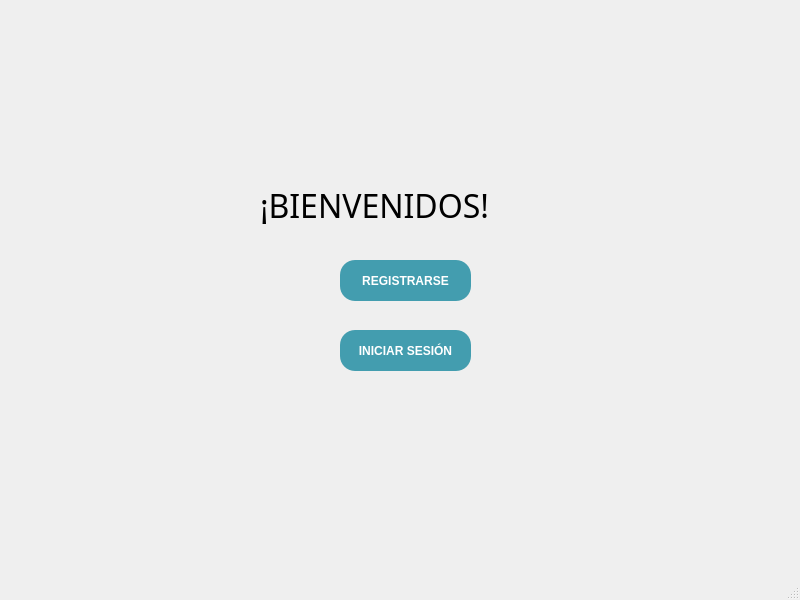
<?xml version="1.0" encoding="UTF-8"?>
<ui version="4.0">
 <class>MainWindow</class>
 <widget class="QMainWindow" name="MainWindow">
  <property name="geometry">
   <rect>
    <x>0</x>
    <y>0</y>
    <width>800</width>
    <height>600</height>
   </rect>
  </property>
  <property name="windowTitle">
   <string>MainWindow</string>
  </property>
  <widget class="QWidget" name="centralwidget">
   <widget class="QStackedWidget" name="stackedWidget">
    <property name="geometry">
     <rect>
      <x>0</x>
      <y>0</y>
      <width>771</width>
      <height>541</height>
     </rect>
    </property>
    <property name="currentIndex">
     <number>0</number>
    </property>
    <widget class="QWidget" name="page2">
     <widget class="QPushButton" name="BotonInicioS">
      <property name="geometry">
       <rect>
        <x>340</x>
        <y>330</y>
        <width>131</width>
        <height>41</height>
       </rect>
      </property>
      <property name="palette">
       <palette>
        <active>
         <colorrole role="WindowText">
          <brush brushstyle="SolidPattern">
           <color alpha="255">
            <red>255</red>
            <green>255</green>
            <blue>255</blue>
           </color>
          </brush>
         </colorrole>
         <colorrole role="Button">
          <brush brushstyle="SolidPattern">
           <color alpha="255">
            <red>67</red>
            <green>157</green>
            <blue>175</blue>
           </color>
          </brush>
         </colorrole>
         <colorrole role="Text">
          <brush brushstyle="SolidPattern">
           <color alpha="255">
            <red>255</red>
            <green>255</green>
            <blue>255</blue>
           </color>
          </brush>
         </colorrole>
         <colorrole role="ButtonText">
          <brush brushstyle="SolidPattern">
           <color alpha="255">
            <red>255</red>
            <green>255</green>
            <blue>255</blue>
           </color>
          </brush>
         </colorrole>
         <colorrole role="Base">
          <brush brushstyle="SolidPattern">
           <color alpha="255">
            <red>67</red>
            <green>157</green>
            <blue>175</blue>
           </color>
          </brush>
         </colorrole>
         <colorrole role="Window">
          <brush brushstyle="SolidPattern">
           <color alpha="255">
            <red>67</red>
            <green>157</green>
            <blue>175</blue>
           </color>
          </brush>
         </colorrole>
         <colorrole role="PlaceholderText">
          <brush brushstyle="NoBrush">
           <color alpha="128">
            <red>255</red>
            <green>255</green>
            <blue>255</blue>
           </color>
          </brush>
         </colorrole>
        </active>
        <inactive>
         <colorrole role="WindowText">
          <brush brushstyle="SolidPattern">
           <color alpha="255">
            <red>255</red>
            <green>255</green>
            <blue>255</blue>
           </color>
          </brush>
         </colorrole>
         <colorrole role="Button">
          <brush brushstyle="SolidPattern">
           <color alpha="255">
            <red>67</red>
            <green>157</green>
            <blue>175</blue>
           </color>
          </brush>
         </colorrole>
         <colorrole role="Text">
          <brush brushstyle="SolidPattern">
           <color alpha="255">
            <red>255</red>
            <green>255</green>
            <blue>255</blue>
           </color>
          </brush>
         </colorrole>
         <colorrole role="ButtonText">
          <brush brushstyle="SolidPattern">
           <color alpha="255">
            <red>255</red>
            <green>255</green>
            <blue>255</blue>
           </color>
          </brush>
         </colorrole>
         <colorrole role="Base">
          <brush brushstyle="SolidPattern">
           <color alpha="255">
            <red>67</red>
            <green>157</green>
            <blue>175</blue>
           </color>
          </brush>
         </colorrole>
         <colorrole role="Window">
          <brush brushstyle="SolidPattern">
           <color alpha="255">
            <red>67</red>
            <green>157</green>
            <blue>175</blue>
           </color>
          </brush>
         </colorrole>
         <colorrole role="PlaceholderText">
          <brush brushstyle="NoBrush">
           <color alpha="128">
            <red>255</red>
            <green>255</green>
            <blue>255</blue>
           </color>
          </brush>
         </colorrole>
        </inactive>
        <disabled>
         <colorrole role="WindowText">
          <brush brushstyle="SolidPattern">
           <color alpha="255">
            <red>255</red>
            <green>255</green>
            <blue>255</blue>
           </color>
          </brush>
         </colorrole>
         <colorrole role="Button">
          <brush brushstyle="SolidPattern">
           <color alpha="255">
            <red>67</red>
            <green>157</green>
            <blue>175</blue>
           </color>
          </brush>
         </colorrole>
         <colorrole role="Text">
          <brush brushstyle="SolidPattern">
           <color alpha="255">
            <red>255</red>
            <green>255</green>
            <blue>255</blue>
           </color>
          </brush>
         </colorrole>
         <colorrole role="ButtonText">
          <brush brushstyle="SolidPattern">
           <color alpha="255">
            <red>255</red>
            <green>255</green>
            <blue>255</blue>
           </color>
          </brush>
         </colorrole>
         <colorrole role="Base">
          <brush brushstyle="SolidPattern">
           <color alpha="255">
            <red>67</red>
            <green>157</green>
            <blue>175</blue>
           </color>
          </brush>
         </colorrole>
         <colorrole role="Window">
          <brush brushstyle="SolidPattern">
           <color alpha="255">
            <red>67</red>
            <green>157</green>
            <blue>175</blue>
           </color>
          </brush>
         </colorrole>
         <colorrole role="PlaceholderText">
          <brush brushstyle="NoBrush">
           <color alpha="128">
            <red>255</red>
            <green>255</green>
            <blue>255</blue>
           </color>
          </brush>
         </colorrole>
        </disabled>
       </palette>
      </property>
      <property name="cursor">
       <cursorShape>PointingHandCursor</cursorShape>
      </property>
      <property name="styleSheet">
       <string notr="true">background-color: rgb(67, 157, 175);
color: rgb(255, 255, 255);
font-weight: bold;
font-family: 'Verdana';
border-radius: 15px;</string>
      </property>
      <property name="text">
       <string>INICIAR SESIÓN</string>
      </property>
     </widget>
     <widget class="QLabel" name="Titulo">
      <property name="geometry">
       <rect>
        <x>260</x>
        <y>160</y>
        <width>291</width>
        <height>91</height>
       </rect>
      </property>
      <property name="font">
       <font>
        <family>Bell MT</family>
        <pointsize>24</pointsize>
        <weight>50</weight>
        <bold>false</bold>
       </font>
      </property>
      <property name="text">
       <string>¡BIENVENIDOS!</string>
      </property>
     </widget>
     <widget class="QPushButton" name="BotonRegistrarse">
      <property name="geometry">
       <rect>
        <x>340</x>
        <y>260</y>
        <width>131</width>
        <height>41</height>
       </rect>
      </property>
      <property name="palette">
       <palette>
        <active>
         <colorrole role="WindowText">
          <brush brushstyle="SolidPattern">
           <color alpha="255">
            <red>255</red>
            <green>255</green>
            <blue>255</blue>
           </color>
          </brush>
         </colorrole>
         <colorrole role="Button">
          <brush brushstyle="SolidPattern">
           <color alpha="255">
            <red>67</red>
            <green>157</green>
            <blue>175</blue>
           </color>
          </brush>
         </colorrole>
         <colorrole role="Text">
          <brush brushstyle="SolidPattern">
           <color alpha="255">
            <red>255</red>
            <green>255</green>
            <blue>255</blue>
           </color>
          </brush>
         </colorrole>
         <colorrole role="ButtonText">
          <brush brushstyle="SolidPattern">
           <color alpha="255">
            <red>255</red>
            <green>255</green>
            <blue>255</blue>
           </color>
          </brush>
         </colorrole>
         <colorrole role="Base">
          <brush brushstyle="SolidPattern">
           <color alpha="255">
            <red>67</red>
            <green>157</green>
            <blue>175</blue>
           </color>
          </brush>
         </colorrole>
         <colorrole role="Window">
          <brush brushstyle="SolidPattern">
           <color alpha="255">
            <red>67</red>
            <green>157</green>
            <blue>175</blue>
           </color>
          </brush>
         </colorrole>
         <colorrole role="PlaceholderText">
          <brush brushstyle="NoBrush">
           <color alpha="128">
            <red>255</red>
            <green>255</green>
            <blue>255</blue>
           </color>
          </brush>
         </colorrole>
        </active>
        <inactive>
         <colorrole role="WindowText">
          <brush brushstyle="SolidPattern">
           <color alpha="255">
            <red>255</red>
            <green>255</green>
            <blue>255</blue>
           </color>
          </brush>
         </colorrole>
         <colorrole role="Button">
          <brush brushstyle="SolidPattern">
           <color alpha="255">
            <red>67</red>
            <green>157</green>
            <blue>175</blue>
           </color>
          </brush>
         </colorrole>
         <colorrole role="Text">
          <brush brushstyle="SolidPattern">
           <color alpha="255">
            <red>255</red>
            <green>255</green>
            <blue>255</blue>
           </color>
          </brush>
         </colorrole>
         <colorrole role="ButtonText">
          <brush brushstyle="SolidPattern">
           <color alpha="255">
            <red>255</red>
            <green>255</green>
            <blue>255</blue>
           </color>
          </brush>
         </colorrole>
         <colorrole role="Base">
          <brush brushstyle="SolidPattern">
           <color alpha="255">
            <red>67</red>
            <green>157</green>
            <blue>175</blue>
           </color>
          </brush>
         </colorrole>
         <colorrole role="Window">
          <brush brushstyle="SolidPattern">
           <color alpha="255">
            <red>67</red>
            <green>157</green>
            <blue>175</blue>
           </color>
          </brush>
         </colorrole>
         <colorrole role="PlaceholderText">
          <brush brushstyle="NoBrush">
           <color alpha="128">
            <red>255</red>
            <green>255</green>
            <blue>255</blue>
           </color>
          </brush>
         </colorrole>
        </inactive>
        <disabled>
         <colorrole role="WindowText">
          <brush brushstyle="SolidPattern">
           <color alpha="255">
            <red>255</red>
            <green>255</green>
            <blue>255</blue>
           </color>
          </brush>
         </colorrole>
         <colorrole role="Button">
          <brush brushstyle="SolidPattern">
           <color alpha="255">
            <red>67</red>
            <green>157</green>
            <blue>175</blue>
           </color>
          </brush>
         </colorrole>
         <colorrole role="Text">
          <brush brushstyle="SolidPattern">
           <color alpha="255">
            <red>255</red>
            <green>255</green>
            <blue>255</blue>
           </color>
          </brush>
         </colorrole>
         <colorrole role="ButtonText">
          <brush brushstyle="SolidPattern">
           <color alpha="255">
            <red>255</red>
            <green>255</green>
            <blue>255</blue>
           </color>
          </brush>
         </colorrole>
         <colorrole role="Base">
          <brush brushstyle="SolidPattern">
           <color alpha="255">
            <red>67</red>
            <green>157</green>
            <blue>175</blue>
           </color>
          </brush>
         </colorrole>
         <colorrole role="Window">
          <brush brushstyle="SolidPattern">
           <color alpha="255">
            <red>67</red>
            <green>157</green>
            <blue>175</blue>
           </color>
          </brush>
         </colorrole>
         <colorrole role="PlaceholderText">
          <brush brushstyle="NoBrush">
           <color alpha="128">
            <red>255</red>
            <green>255</green>
            <blue>255</blue>
           </color>
          </brush>
         </colorrole>
        </disabled>
       </palette>
      </property>
      <property name="cursor">
       <cursorShape>PointingHandCursor</cursorShape>
      </property>
      <property name="styleSheet">
       <string notr="true">background-color: rgb(67, 157, 175);
color: rgb(255, 255, 255);
font-weight: bold;
font-family: 'Verdana';
border-radius: 15px;</string>
      </property>
      <property name="text">
       <string>REGISTRARSE</string>
      </property>
     </widget>
    </widget>
    <widget class="QWidget" name="page3">
     <widget class="QPushButton" name="enviarBoton_2">
      <property name="geometry">
       <rect>
        <x>320</x>
        <y>310</y>
        <width>171</width>
        <height>41</height>
       </rect>
      </property>
      <property name="palette">
       <palette>
        <active>
         <colorrole role="WindowText">
          <brush brushstyle="SolidPattern">
           <color alpha="255">
            <red>255</red>
            <green>255</green>
            <blue>255</blue>
           </color>
          </brush>
         </colorrole>
         <colorrole role="Button">
          <brush brushstyle="SolidPattern">
           <color alpha="255">
            <red>67</red>
            <green>157</green>
            <blue>175</blue>
           </color>
          </brush>
         </colorrole>
         <colorrole role="Text">
          <brush brushstyle="SolidPattern">
           <color alpha="255">
            <red>255</red>
            <green>255</green>
            <blue>255</blue>
           </color>
          </brush>
         </colorrole>
         <colorrole role="ButtonText">
          <brush brushstyle="SolidPattern">
           <color alpha="255">
            <red>255</red>
            <green>255</green>
            <blue>255</blue>
           </color>
          </brush>
         </colorrole>
         <colorrole role="Base">
          <brush brushstyle="SolidPattern">
           <color alpha="255">
            <red>67</red>
            <green>157</green>
            <blue>175</blue>
           </color>
          </brush>
         </colorrole>
         <colorrole role="Window">
          <brush brushstyle="SolidPattern">
           <color alpha="255">
            <red>67</red>
            <green>157</green>
            <blue>175</blue>
           </color>
          </brush>
         </colorrole>
         <colorrole role="PlaceholderText">
          <brush brushstyle="NoBrush">
           <color alpha="128">
            <red>255</red>
            <green>255</green>
            <blue>255</blue>
           </color>
          </brush>
         </colorrole>
        </active>
        <inactive>
         <colorrole role="WindowText">
          <brush brushstyle="SolidPattern">
           <color alpha="255">
            <red>255</red>
            <green>255</green>
            <blue>255</blue>
           </color>
          </brush>
         </colorrole>
         <colorrole role="Button">
          <brush brushstyle="SolidPattern">
           <color alpha="255">
            <red>67</red>
            <green>157</green>
            <blue>175</blue>
           </color>
          </brush>
         </colorrole>
         <colorrole role="Text">
          <brush brushstyle="SolidPattern">
           <color alpha="255">
            <red>255</red>
            <green>255</green>
            <blue>255</blue>
           </color>
          </brush>
         </colorrole>
         <colorrole role="ButtonText">
          <brush brushstyle="SolidPattern">
           <color alpha="255">
            <red>255</red>
            <green>255</green>
            <blue>255</blue>
           </color>
          </brush>
         </colorrole>
         <colorrole role="Base">
          <brush brushstyle="SolidPattern">
           <color alpha="255">
            <red>67</red>
            <green>157</green>
            <blue>175</blue>
           </color>
          </brush>
         </colorrole>
         <colorrole role="Window">
          <brush brushstyle="SolidPattern">
           <color alpha="255">
            <red>67</red>
            <green>157</green>
            <blue>175</blue>
           </color>
          </brush>
         </colorrole>
         <colorrole role="PlaceholderText">
          <brush brushstyle="NoBrush">
           <color alpha="128">
            <red>255</red>
            <green>255</green>
            <blue>255</blue>
           </color>
          </brush>
         </colorrole>
        </inactive>
        <disabled>
         <colorrole role="WindowText">
          <brush brushstyle="SolidPattern">
           <color alpha="255">
            <red>255</red>
            <green>255</green>
            <blue>255</blue>
           </color>
          </brush>
         </colorrole>
         <colorrole role="Button">
          <brush brushstyle="SolidPattern">
           <color alpha="255">
            <red>67</red>
            <green>157</green>
            <blue>175</blue>
           </color>
          </brush>
         </colorrole>
         <colorrole role="Text">
          <brush brushstyle="SolidPattern">
           <color alpha="255">
            <red>255</red>
            <green>255</green>
            <blue>255</blue>
           </color>
          </brush>
         </colorrole>
         <colorrole role="ButtonText">
          <brush brushstyle="SolidPattern">
           <color alpha="255">
            <red>255</red>
            <green>255</green>
            <blue>255</blue>
           </color>
          </brush>
         </colorrole>
         <colorrole role="Base">
          <brush brushstyle="SolidPattern">
           <color alpha="255">
            <red>67</red>
            <green>157</green>
            <blue>175</blue>
           </color>
          </brush>
         </colorrole>
         <colorrole role="Window">
          <brush brushstyle="SolidPattern">
           <color alpha="255">
            <red>67</red>
            <green>157</green>
            <blue>175</blue>
           </color>
          </brush>
         </colorrole>
         <colorrole role="PlaceholderText">
          <brush brushstyle="NoBrush">
           <color alpha="128">
            <red>255</red>
            <green>255</green>
            <blue>255</blue>
           </color>
          </brush>
         </colorrole>
        </disabled>
       </palette>
      </property>
      <property name="cursor">
       <cursorShape>PointingHandCursor</cursorShape>
      </property>
      <property name="styleSheet">
       <string notr="true">background-color: rgb(67, 157, 175);
color: rgb(255, 255, 255);
font-weight: bold;
font-family: 'Verdana';
border-radius: 15px;</string>
      </property>
      <property name="text">
       <string>CLIENTE PREMIUM</string>
      </property>
     </widget>
     <widget class="QLabel" name="label_2">
      <property name="geometry">
       <rect>
        <x>260</x>
        <y>130</y>
        <width>291</width>
        <height>91</height>
       </rect>
      </property>
      <property name="font">
       <font>
        <family>Bell MT</family>
        <pointsize>24</pointsize>
        <weight>50</weight>
        <bold>false</bold>
       </font>
      </property>
      <property name="text">
       <string>¿QUIÉN ERES?</string>
      </property>
     </widget>
     <widget class="QPushButton" name="enviarBoton">
      <property name="geometry">
       <rect>
        <x>320</x>
        <y>240</y>
        <width>171</width>
        <height>41</height>
       </rect>
      </property>
      <property name="palette">
       <palette>
        <active>
         <colorrole role="WindowText">
          <brush brushstyle="SolidPattern">
           <color alpha="255">
            <red>255</red>
            <green>255</green>
            <blue>255</blue>
           </color>
          </brush>
         </colorrole>
         <colorrole role="Button">
          <brush brushstyle="SolidPattern">
           <color alpha="255">
            <red>67</red>
            <green>157</green>
            <blue>175</blue>
           </color>
          </brush>
         </colorrole>
         <colorrole role="Text">
          <brush brushstyle="SolidPattern">
           <color alpha="255">
            <red>255</red>
            <green>255</green>
            <blue>255</blue>
           </color>
          </brush>
         </colorrole>
         <colorrole role="ButtonText">
          <brush brushstyle="SolidPattern">
           <color alpha="255">
            <red>255</red>
            <green>255</green>
            <blue>255</blue>
           </color>
          </brush>
         </colorrole>
         <colorrole role="Base">
          <brush brushstyle="SolidPattern">
           <color alpha="255">
            <red>67</red>
            <green>157</green>
            <blue>175</blue>
           </color>
          </brush>
         </colorrole>
         <colorrole role="Window">
          <brush brushstyle="SolidPattern">
           <color alpha="255">
            <red>67</red>
            <green>157</green>
            <blue>175</blue>
           </color>
          </brush>
         </colorrole>
         <colorrole role="PlaceholderText">
          <brush brushstyle="NoBrush">
           <color alpha="128">
            <red>255</red>
            <green>255</green>
            <blue>255</blue>
           </color>
          </brush>
         </colorrole>
        </active>
        <inactive>
         <colorrole role="WindowText">
          <brush brushstyle="SolidPattern">
           <color alpha="255">
            <red>255</red>
            <green>255</green>
            <blue>255</blue>
           </color>
          </brush>
         </colorrole>
         <colorrole role="Button">
          <brush brushstyle="SolidPattern">
           <color alpha="255">
            <red>67</red>
            <green>157</green>
            <blue>175</blue>
           </color>
          </brush>
         </colorrole>
         <colorrole role="Text">
          <brush brushstyle="SolidPattern">
           <color alpha="255">
            <red>255</red>
            <green>255</green>
            <blue>255</blue>
           </color>
          </brush>
         </colorrole>
         <colorrole role="ButtonText">
          <brush brushstyle="SolidPattern">
           <color alpha="255">
            <red>255</red>
            <green>255</green>
            <blue>255</blue>
           </color>
          </brush>
         </colorrole>
         <colorrole role="Base">
          <brush brushstyle="SolidPattern">
           <color alpha="255">
            <red>67</red>
            <green>157</green>
            <blue>175</blue>
           </color>
          </brush>
         </colorrole>
         <colorrole role="Window">
          <brush brushstyle="SolidPattern">
           <color alpha="255">
            <red>67</red>
            <green>157</green>
            <blue>175</blue>
           </color>
          </brush>
         </colorrole>
         <colorrole role="PlaceholderText">
          <brush brushstyle="NoBrush">
           <color alpha="128">
            <red>255</red>
            <green>255</green>
            <blue>255</blue>
           </color>
          </brush>
         </colorrole>
        </inactive>
        <disabled>
         <colorrole role="WindowText">
          <brush brushstyle="SolidPattern">
           <color alpha="255">
            <red>255</red>
            <green>255</green>
            <blue>255</blue>
           </color>
          </brush>
         </colorrole>
         <colorrole role="Button">
          <brush brushstyle="SolidPattern">
           <color alpha="255">
            <red>67</red>
            <green>157</green>
            <blue>175</blue>
           </color>
          </brush>
         </colorrole>
         <colorrole role="Text">
          <brush brushstyle="SolidPattern">
           <color alpha="255">
            <red>255</red>
            <green>255</green>
            <blue>255</blue>
           </color>
          </brush>
         </colorrole>
         <colorrole role="ButtonText">
          <brush brushstyle="SolidPattern">
           <color alpha="255">
            <red>255</red>
            <green>255</green>
            <blue>255</blue>
           </color>
          </brush>
         </colorrole>
         <colorrole role="Base">
          <brush brushstyle="SolidPattern">
           <color alpha="255">
            <red>67</red>
            <green>157</green>
            <blue>175</blue>
           </color>
          </brush>
         </colorrole>
         <colorrole role="Window">
          <brush brushstyle="SolidPattern">
           <color alpha="255">
            <red>67</red>
            <green>157</green>
            <blue>175</blue>
           </color>
          </brush>
         </colorrole>
         <colorrole role="PlaceholderText">
          <brush brushstyle="NoBrush">
           <color alpha="128">
            <red>255</red>
            <green>255</green>
            <blue>255</blue>
           </color>
          </brush>
         </colorrole>
        </disabled>
       </palette>
      </property>
      <property name="cursor">
       <cursorShape>PointingHandCursor</cursorShape>
      </property>
      <property name="styleSheet">
       <string notr="true">background-color: rgb(67, 157, 175);
color: rgb(255, 255, 255);
font-weight: bold;
font-family: 'Verdana';
border-radius: 15px;</string>
      </property>
      <property name="text">
       <string>CLIENTE ESTÁNDAR</string>
      </property>
     </widget>
    </widget>
    <widget class="QWidget" name="page1">
     <widget class="QPushButton" name="enviarBoton_6">
      <property name="geometry">
       <rect>
        <x>350</x>
        <y>330</y>
        <width>131</width>
        <height>41</height>
       </rect>
      </property>
      <property name="palette">
       <palette>
        <active>
         <colorrole role="WindowText">
          <brush brushstyle="SolidPattern">
           <color alpha="255">
            <red>255</red>
            <green>255</green>
            <blue>255</blue>
           </color>
          </brush>
         </colorrole>
         <colorrole role="Button">
          <brush brushstyle="SolidPattern">
           <color alpha="255">
            <red>67</red>
            <green>157</green>
            <blue>175</blue>
           </color>
          </brush>
         </colorrole>
         <colorrole role="Text">
          <brush brushstyle="SolidPattern">
           <color alpha="255">
            <red>255</red>
            <green>255</green>
            <blue>255</blue>
           </color>
          </brush>
         </colorrole>
         <colorrole role="ButtonText">
          <brush brushstyle="SolidPattern">
           <color alpha="255">
            <red>255</red>
            <green>255</green>
            <blue>255</blue>
           </color>
          </brush>
         </colorrole>
         <colorrole role="Base">
          <brush brushstyle="SolidPattern">
           <color alpha="255">
            <red>67</red>
            <green>157</green>
            <blue>175</blue>
           </color>
          </brush>
         </colorrole>
         <colorrole role="Window">
          <brush brushstyle="SolidPattern">
           <color alpha="255">
            <red>67</red>
            <green>157</green>
            <blue>175</blue>
           </color>
          </brush>
         </colorrole>
         <colorrole role="PlaceholderText">
          <brush brushstyle="NoBrush">
           <color alpha="128">
            <red>255</red>
            <green>255</green>
            <blue>255</blue>
           </color>
          </brush>
         </colorrole>
        </active>
        <inactive>
         <colorrole role="WindowText">
          <brush brushstyle="SolidPattern">
           <color alpha="255">
            <red>255</red>
            <green>255</green>
            <blue>255</blue>
           </color>
          </brush>
         </colorrole>
         <colorrole role="Button">
          <brush brushstyle="SolidPattern">
           <color alpha="255">
            <red>67</red>
            <green>157</green>
            <blue>175</blue>
           </color>
          </brush>
         </colorrole>
         <colorrole role="Text">
          <brush brushstyle="SolidPattern">
           <color alpha="255">
            <red>255</red>
            <green>255</green>
            <blue>255</blue>
           </color>
          </brush>
         </colorrole>
         <colorrole role="ButtonText">
          <brush brushstyle="SolidPattern">
           <color alpha="255">
            <red>255</red>
            <green>255</green>
            <blue>255</blue>
           </color>
          </brush>
         </colorrole>
         <colorrole role="Base">
          <brush brushstyle="SolidPattern">
           <color alpha="255">
            <red>67</red>
            <green>157</green>
            <blue>175</blue>
           </color>
          </brush>
         </colorrole>
         <colorrole role="Window">
          <brush brushstyle="SolidPattern">
           <color alpha="255">
            <red>67</red>
            <green>157</green>
            <blue>175</blue>
           </color>
          </brush>
         </colorrole>
         <colorrole role="PlaceholderText">
          <brush brushstyle="NoBrush">
           <color alpha="128">
            <red>255</red>
            <green>255</green>
            <blue>255</blue>
           </color>
          </brush>
         </colorrole>
        </inactive>
        <disabled>
         <colorrole role="WindowText">
          <brush brushstyle="SolidPattern">
           <color alpha="255">
            <red>255</red>
            <green>255</green>
            <blue>255</blue>
           </color>
          </brush>
         </colorrole>
         <colorrole role="Button">
          <brush brushstyle="SolidPattern">
           <color alpha="255">
            <red>67</red>
            <green>157</green>
            <blue>175</blue>
           </color>
          </brush>
         </colorrole>
         <colorrole role="Text">
          <brush brushstyle="SolidPattern">
           <color alpha="255">
            <red>255</red>
            <green>255</green>
            <blue>255</blue>
           </color>
          </brush>
         </colorrole>
         <colorrole role="ButtonText">
          <brush brushstyle="SolidPattern">
           <color alpha="255">
            <red>255</red>
            <green>255</green>
            <blue>255</blue>
           </color>
          </brush>
         </colorrole>
         <colorrole role="Base">
          <brush brushstyle="SolidPattern">
           <color alpha="255">
            <red>67</red>
            <green>157</green>
            <blue>175</blue>
           </color>
          </brush>
         </colorrole>
         <colorrole role="Window">
          <brush brushstyle="SolidPattern">
           <color alpha="255">
            <red>67</red>
            <green>157</green>
            <blue>175</blue>
           </color>
          </brush>
         </colorrole>
         <colorrole role="PlaceholderText">
          <brush brushstyle="NoBrush">
           <color alpha="128">
            <red>255</red>
            <green>255</green>
            <blue>255</blue>
           </color>
          </brush>
         </colorrole>
        </disabled>
       </palette>
      </property>
      <property name="cursor">
       <cursorShape>PointingHandCursor</cursorShape>
      </property>
      <property name="styleSheet">
       <string notr="true">background-color: rgb(67, 157, 175);
color: rgb(255, 255, 255);
font-weight: bold;
font-family: 'Verdana';
border-radius: 15px;</string>
      </property>
      <property name="text">
       <string>ENTRAR</string>
      </property>
     </widget>
     <widget class="QLineEdit" name="lineEntrada_2">
      <property name="geometry">
       <rect>
        <x>310</x>
        <y>270</y>
        <width>211</width>
        <height>41</height>
       </rect>
      </property>
      <property name="styleSheet">
       <string notr="true">border-radius: 15px;
background-color: rgb(208, 223, 232);</string>
      </property>
     </widget>
     <widget class="QLabel" name="label_5">
      <property name="geometry">
       <rect>
        <x>190</x>
        <y>160</y>
        <width>481</width>
        <height>91</height>
       </rect>
      </property>
      <property name="font">
       <font>
        <family>Bell MT</family>
        <pointsize>24</pointsize>
        <weight>50</weight>
        <bold>false</bold>
       </font>
      </property>
      <property name="text">
       <string>¡ENTRA YA Y DISFRUTA!</string>
      </property>
     </widget>
     <widget class="QLabel" name="label_6">
      <property name="geometry">
       <rect>
        <x>320</x>
        <y>250</y>
        <width>181</width>
        <height>16</height>
       </rect>
      </property>
      <property name="text">
       <string>Nº ENTRADA</string>
      </property>
     </widget>
    </widget>
   </widget>
  </widget>
  <widget class="QMenuBar" name="menubar">
   <property name="geometry">
    <rect>
     <x>0</x>
     <y>0</y>
     <width>800</width>
     <height>26</height>
    </rect>
   </property>
  </widget>
  <widget class="QStatusBar" name="statusbar"/>
 </widget>
 <resources/>
 <connections/>
</ui>
